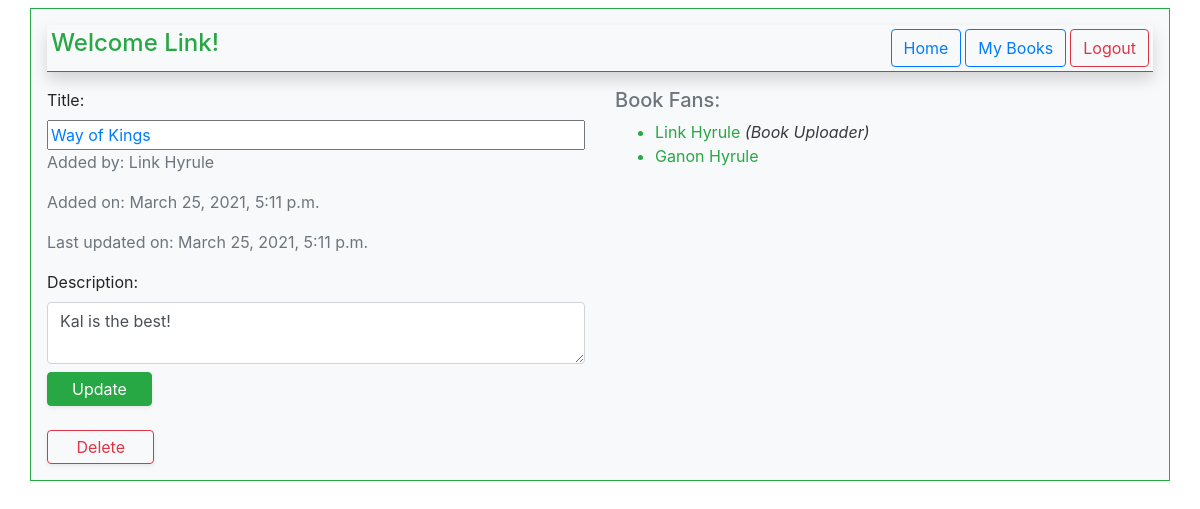
The page /1/show (signed in) on the database its author committed.
### favBooksApp/models.py (models this page shows)
class User(models.Model):
    firstName = models.CharField(max_length=17)
    lastName = models.CharField(max_length=17)
    email = models.CharField(max_length=50)
    password = models.TextField()
    created_at = models.DateTimeField(auto_now_add=True)
    updated_at = models.DateTimeField(auto_now=True)
    objects = UserManager()

class Book(models.Model):
    title = models.CharField(max_length=17)
    description = models.TextField()
    created_at = models.DateTimeField(auto_now_add=True)
    updated_at = models.DateTimeField(auto_now=True)
    objects = BookManager()
    uploadedBy = models.ForeignKey(User, related_name="books_uploaded", on_delete = models.CASCADE)
    usersWhoFavorite = models.ManyToManyField(User, related_name="favoritedBooks")

### favBooksApp/views.py (the view)
# urls.py: path('<int:bookId>/show', showBook, name='showBook'),
def showBook(request, bookId):
    if('userId' not in request.session):
        messages.error(request, "Oops! Login Required to be here! Please log in or Register.")
        return redirect('/')
    user = User.objects.get(id=request.session['userId'])
    thisBook = Book.objects.get(id=bookId)
    context = {
        "user":user,
        "book":thisBook,
    }
    return render(request, "show.html", context)

### favBooksApp/templates/show.html (shortened to what this page needs)
<!DOCTYPE html>
<html lang="en">
<head>
    <link rel="stylesheet" href="https://stackpath.bootstrapcdn.com/bootstrap/4.3.1/css/bootstrap.min.css">
</head>
<body>
    <div class="container bg-light p-3 mt-2 mb-2 border border-success">
        <div class="p-1 mb-3 bg-light d-flex justify-content-between border border-left-0 border-top-0 border-right-0 border-primary shadow">
            <h4 class="text-success">Welcome {{user.firstName}}!</h4>
            <a href="{% url 'dashboard' %}" class="btn btn-outline-primary ml-auto mr-1">Home</a>
            <a href="/{{user.id}}" class="btn btn-outline-primary mr-1">My Books</a>
            <a href="{% url 'logout' %}" class="btn btn-outline-danger">Logout</a>
        </div>
        <div class="row">
            <div class="col">
                {% if user.id == book.uploadedBy.id %}
                    <form action="/{{book.id}}/update" method="POST" class="form-group d-flex flex-column">
                        <label for="title">Title: </label>
                        <input type="text" value="{{book.title}}" name="title" class="text-primary" required>
                        <p class="text-secondary">Added by: {{book.uploadedBy.firstName}} {{book.uploadedBy.lastName}}</p>
                        <p class="text-secondary">Added on: {{book.created_at}}</p>
                        <p class="text-secondary">Last updated on: {{book.updated_at}}</p>
                        <label for="description">Description: </label>
                        <textarea name="description" class="form-control" required>{{book.description}}</textarea>
                        <input type="submit" value="Update" class="mr-auto btn btn-success mt-2 p-1 pl-4 pr-4 shadow-sm">
                    </form>
                    <form action="/{{book.id}}/destroy" method="POST" class="d-inline">
                        <input type="submit" value=" Delete " class="mr-auto btn btn-outline-danger mt-2 p-1 pl-4 pr-4 shadow-sm">
                    </form>
                {% endif %}
            </div>
            <div class="col">
                <h5 class="text-secondary">Book Fans: </h5>
                <ul>
                    {% for favUser in book.usersWhoFavorite.all %}
                        {% if book.uploadedBy.id == favUser.id %}
                            <li class="text-success">{{book.uploadedBy.firstName}} {{book.uploadedBy.lastName}} <span class="font-italic text-dark">(Book Uploader)</span></li>
                        {% else %}
                            <li class="text-success">{{favUser.firstName}} {{favUser.lastName}}
                        {% endif %}
                    {% endfor %}
                </ul>
            </div>
        </div>
    </div>
</body>
</html>

### rows shown on the page
User: firstName "Link"
Book: title "Way of Kings", uploadedBy.firstName "Link", uploadedBy.lastName "Hyrule", created_at "March 25, 2021, 5:11 p.m.", updated_at "March 25, 2021, 5:11 p.m.", description "Kal is the best!"
User: firstName "Ganon", lastName "Hyrule"
